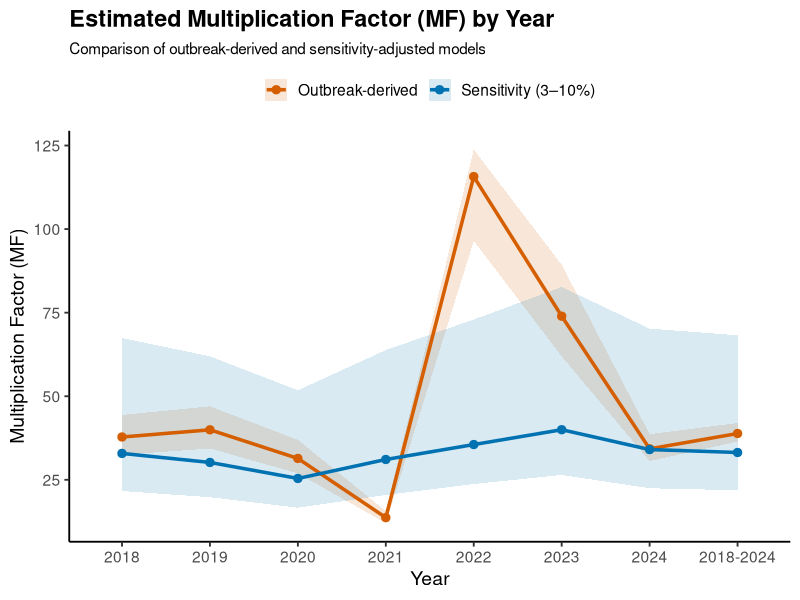

R code for this plot:
## ---- chunk 1
library(tidyverse)
## ---- chunk 2
pyramid_data <- data.frame(
  year = c("2018", "2019", "2020", "2021", "2022", "2023", "2024", "2018-2024"),
  reported = c(2942, 3388, 3359, 2670, 2995, 3826, 4848, 24028),
  not_reported = c(688, 1222, 922, 711, 837, 1197, 876, 6453),
  lab_seek = c(168, 165, 164, 241, 52, 122, 327, 1239),
  seek = c(2959, 3371, 3126, 1628, 2762, 3433, 5042, 22321),
  symptom = c(4882, 4599, 3828, 2470, 4803, 6497, 9010, 36089)
)

pyramid_data
## ---- chunk 3
run_mf_simulation <- function(reported,
                              not_reported,
                              lab_seek,
                              seek,
                              symptom,
                              n_sim = 10000) {
  
  # Probability that a laboratory-confirmed case is reported
  p_report <- rbeta(n_sim, reported, not_reported)
  
  # Probability of laboratory confirmation among healthcare-seeking cases
  p_lab_seek <- rbeta(
    n_sim,
    shape1 = lab_seek,
    shape2 = pmax(seek - lab_seek, 1)
  )
  
  # Truncate very low laboratory-confirmation probabilities to avoid extreme values
  p_lab_seek <- pmax(p_lab_seek, 0.02)
  
  # Probability of seeking healthcare among symptomatic cases
  p_seek <- rbeta(
    n_sim,
    shape1 = seek,
    shape2 = pmax(symptom - seek, 1)
  )
  
  # Probability of being symptomatic among all infections
  # Assumption: 95% symptomatic and 5% asymptomatic
  p_symptom <- rbeta(n_sim, 95, 5)
  
  # Total multiplication factor
  mf_total <- (1 / p_report) *
    (1 / p_lab_seek) *
    (1 / p_seek) *
    (1 / p_symptom)
  
  # Estimated community cases
  true_cases <- reported * mf_total
  
  c(
    MF_low = quantile(mf_total, 0.025),
    MF_med = quantile(mf_total, 0.5),
    MF_high = quantile(mf_total, 0.975),
    true_low = quantile(true_cases, 0.025),
    true_med = quantile(true_cases, 0.5),
    true_high = quantile(true_cases, 0.975)
  )
}
## ---- chunk 4
results_total_mf <- pyramid_data %>%
  rowwise() %>%
  mutate(res = list(run_mf_simulation(reported, not_reported, lab_seek, seek, symptom))) %>%
  mutate(
    MF_low = res[1],
    MF_med = res[2],
    MF_high = res[3],
    true_low = res[4],
    true_med = res[5],
    true_high = res[6]
  ) %>%
  ungroup() %>%
  select(year, MF_low, MF_med, MF_high, true_low, true_med, true_high)

results_total_mf
## ---- chunk 5
run_mf_component_simulation <- function(reported,
                                        not_reported,
                                        lab_seek,
                                        seek,
                                        symptom,
                                        n_sim = 10000) {
  
  # Reporting probability
  p_report <- rbeta(n_sim, reported, not_reported)
  
  # Laboratory-confirmation probability among healthcare-seeking cases
  p_lab_seek <- rbeta(
    n_sim,
    shape1 = lab_seek,
    shape2 = pmax(seek - lab_seek, 1)
  )
  p_lab_seek <- pmax(p_lab_seek, 0.02)
  
  # Healthcare-seeking probability among symptomatic cases
  p_seek <- rbeta(
    n_sim,
    shape1 = seek,
    shape2 = pmax(symptom - seek, 1)
  )
  
  # Symptomatic probability among all infections
  p_symptom <- rbeta(n_sim, 95, 5)
  
  # Component multiplication factors
  MF_report <- 1 / p_report
  MF_lab <- 1 / p_lab_seek
  MF_seek <- 1 / p_seek
  MF_symptom <- 1 / p_symptom
  
  # Under-ascertainment and under-reporting components
  UA <- MF_symptom * MF_seek
  UR <- MF_lab * MF_report
  
  # Total multiplication factor and estimated community cases
  MF_total <- UA * UR
  true_cases <- reported * MF_total
  
  c(
    MF_low = quantile(MF_total, 0.025),
    MF_med = quantile(MF_total, 0.5),
    MF_high = quantile(MF_total, 0.975),
    true_low = quantile(true_cases, 0.025),
    true_med = quantile(true_cases, 0.5),
    true_high = quantile(true_cases, 0.975),
    MF_report = quantile(MF_report, 0.5),
    MF_lab = quantile(MF_lab, 0.5),
    MF_seek = quantile(MF_seek, 0.5),
    MF_symptom = quantile(MF_symptom, 0.5),
    UA_low = quantile(UA, 0.025),
    UA_med = quantile(UA, 0.5),
    UA_high = quantile(UA, 0.975),
    UR_low = quantile(UR, 0.025),
    UR_med = quantile(UR, 0.5),
    UR_high = quantile(UR, 0.975)
  )
}
## ---- chunk 6
results_components <- pyramid_data %>%
  rowwise() %>%
  mutate(res = list(run_mf_component_simulation(reported, not_reported, lab_seek, seek, symptom))) %>%
  mutate(
    MF_low = res[1],
    MF_med = res[2],
    MF_high = res[3],
    true_low = res[4],
    true_med = res[5],
    true_high = res[6],
    MF_report = res[7],
    MF_lab = res[8],
    MF_seek = res[9],
    MF_symptom = res[10],
    UA_low = res[11],
    UA_med = res[12],
    UA_high = res[13],
    UR_low = res[14],
    UR_med = res[15],
    UR_high = res[16]
  ) %>%
  ungroup() %>%
  select(
    year,
    MF_low, MF_med, MF_high,
    UA_low, UA_med, UA_high,
    UR_low, UR_med, UR_high,
    MF_report, MF_lab, MF_seek, MF_symptom,
    true_low, true_med, true_high
  )

results_components
## ---- chunk 7
format_ui <- function(low, med, high, digits = 1) {
  paste0(round(med, digits), " (", round(low, digits), ", ", round(high, digits), ")")
}

results_components_formatted <- results_components %>%
  mutate(
    MF = format_ui(MF_low, MF_med, MF_high),
    UA = format_ui(UA_low, UA_med, UA_high),
    UR = format_ui(UR_low, UR_med, UR_high)
  ) %>%
  select(year, MF, UA, UR, MF_report, MF_lab, MF_seek, MF_symptom, true_low, true_med, true_high)

results_components_formatted
## ---- chunk 8
run_mf_sensitivity <- function(reported,
                               not_reported,
                               lab_seek,
                               seek,
                               symptom,
                               n_sim = 10000,
                               mode = "base") {
  
  # Reporting probability
  p_report <- rbeta(n_sim, reported, not_reported)
  
  # Laboratory-confirmation probability
  if (mode == "base") {
    # Base model: outbreak-derived laboratory confirmation probability
    p_lab_seek <- rbeta(
      n_sim,
      shape1 = lab_seek,
      shape2 = pmax(seek - lab_seek, 1)
    )
  } else if (mode == "sensitivity") {
    # Sensitivity model: assumed 3%–10% laboratory confirmation probability
    p_lab_seek <- runif(n_sim, 0.03, 0.10)
  } else {
    stop("mode must be either 'base' or 'sensitivity'.")
  }
  
  p_lab_seek <- pmax(p_lab_seek, 0.02)
  
  # Healthcare-seeking probability
  p_seek <- rbeta(
    n_sim,
    shape1 = seek,
    shape2 = pmax(symptom - seek, 1)
  )
  
  # Symptomatic probability
  p_symptom <- rbeta(n_sim, 95, 5)
  
  # Total multiplication factor
  MF_total <- (1 / p_report) *
    (1 / p_lab_seek) *
    (1 / p_seek) *
    (1 / p_symptom)
  
  true_cases <- reported * MF_total
  
  c(
    MF_low = quantile(MF_total, 0.025),
    MF_med = quantile(MF_total, 0.5),
    MF_high = quantile(MF_total, 0.975),
    true_low = quantile(true_cases, 0.025),
    true_med = quantile(true_cases, 0.5),
    true_high = quantile(true_cases, 0.975)
  )
}
## ---- chunk 9
results_base <- pyramid_data %>%
  rowwise() %>%
  mutate(res = list(run_mf_sensitivity(reported, not_reported, lab_seek, seek, symptom, mode = "base"))) %>%
  mutate(
    MF_low = res[1],
    MF_med = res[2],
    MF_high = res[3],
    true_low = res[4],
    true_med = res[5],
    true_high = res[6]
  ) %>%
  ungroup() %>%
  select(year, MF_low, MF_med, MF_high, true_low, true_med, true_high)

results_sensitivity <- pyramid_data %>%
  rowwise() %>%
  mutate(res = list(run_mf_sensitivity(reported, not_reported, lab_seek, seek, symptom, mode = "sensitivity"))) %>%
  mutate(
    MF_low_sens = res[1],
    MF_med_sens = res[2],
    MF_high_sens = res[3],
    true_low_sens = res[4],
    true_med_sens = res[5],
    true_high_sens = res[6]
  ) %>%
  ungroup() %>%
  select(year, MF_low_sens, MF_med_sens, MF_high_sens, true_low_sens, true_med_sens, true_high_sens)

final_compare <- left_join(results_base, results_sensitivity, by = "year")

final_compare
## ---- chunk 10
plot_base <- final_compare %>%
  select(year, low = MF_low, med = MF_med, high = MF_high) %>%
  mutate(model = "Outbreak-derived")

plot_sensitivity <- final_compare %>%
  select(year, low = MF_low_sens, med = MF_med_sens, high = MF_high_sens) %>%
  mutate(model = "Sensitivity (3–10%)")

plot_data <- bind_rows(plot_base, plot_sensitivity) %>%
  mutate(
    year = factor(
      year,
      levels = c("2018", "2019", "2020", "2021", "2022", "2023", "2024", "2018-2024")
    )
  )
## ---- chunk 11
ggplot(plot_data, aes(x = year, y = med, group = model, color = model, fill = model)) +
  geom_ribbon(aes(ymin = low, ymax = high), alpha = 0.15, color = NA) +
  geom_line(linewidth = 1.2) +
  geom_point(size = 2.5) +
  scale_color_manual(values = c(
    "Outbreak-derived" = "#D55E00",
    "Sensitivity (3–10%)" = "#0072B2"
  )) +
  scale_fill_manual(values = c(
    "Outbreak-derived" = "#D55E00",
    "Sensitivity (3–10%)" = "#0072B2"
  )) +
  labs(
    title = "Estimated Multiplication Factor (MF) by Year",
    subtitle = "Comparison of outbreak-derived and sensitivity-adjusted models",
    x = "Year",
    y = "Multiplication Factor (MF)",
    color = NULL,
    fill = NULL
  ) +
  theme_classic(base_size = 14) +
  theme(
    axis.text.x = element_text(angle = 0, hjust = 0.5),
    legend.position = "top",
    legend.title = element_blank(),
    plot.title = element_text(face = "bold"),
    plot.subtitle = element_text(size = 11)
  )
